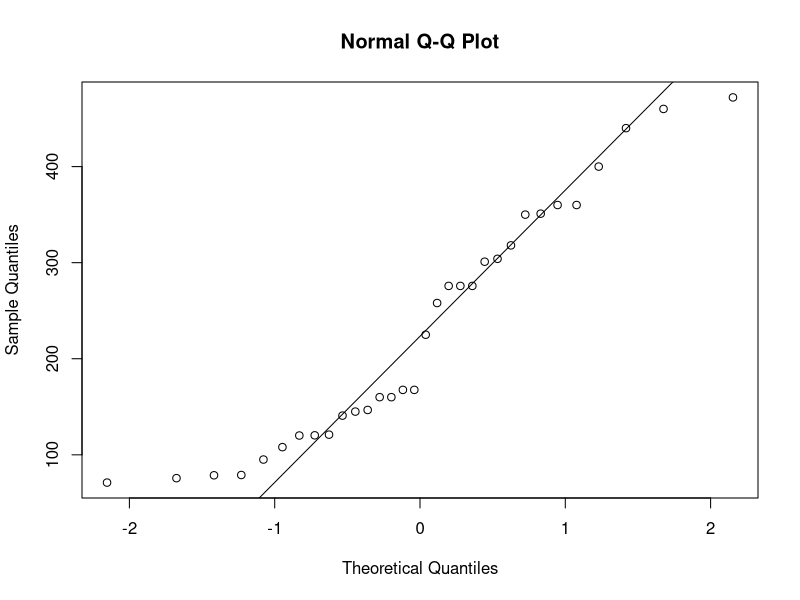
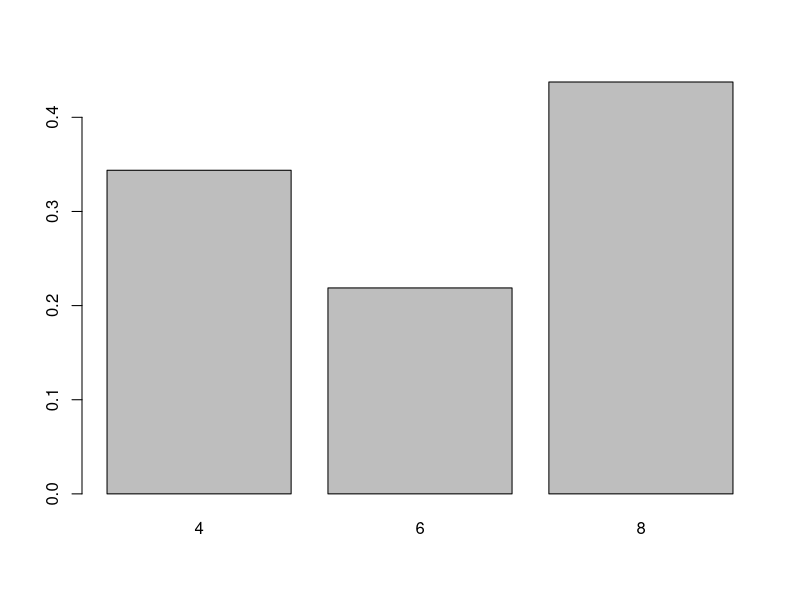
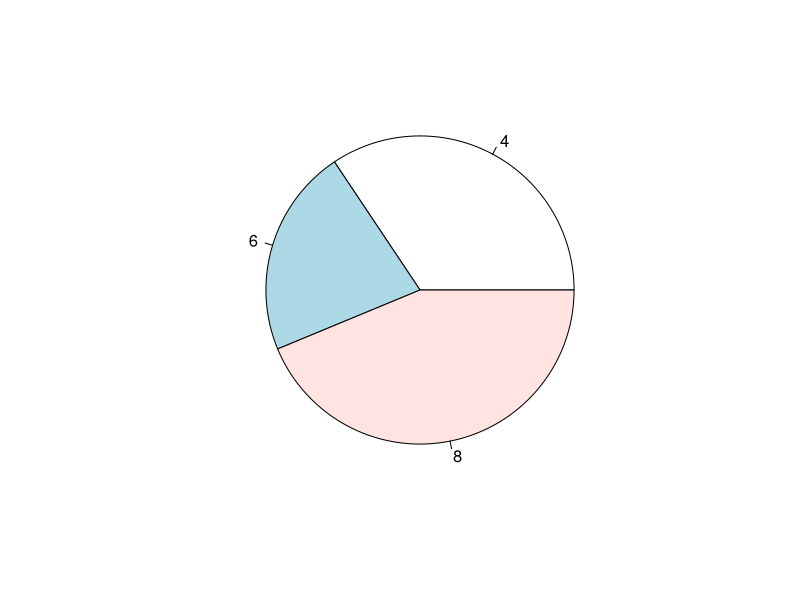
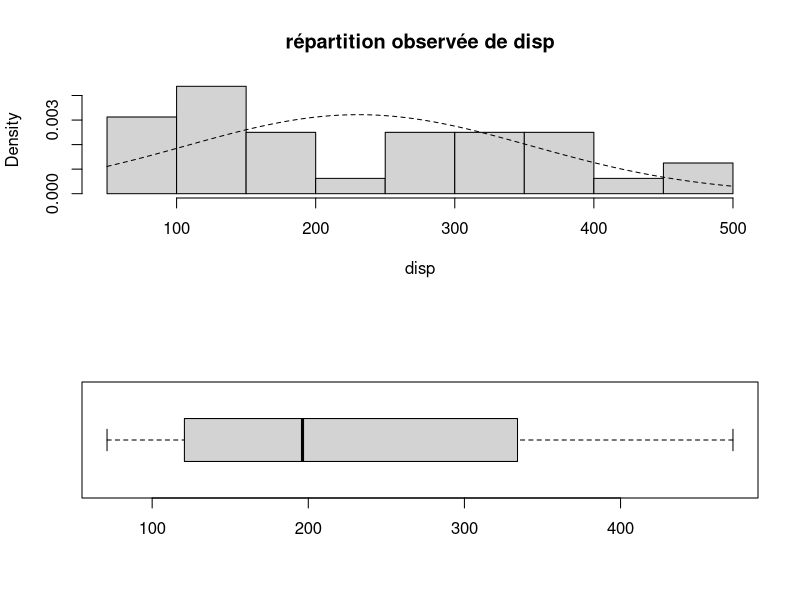

R code for these plots, in order:
## ---- chunk 1
knitr::opts_chunk$set(echo = TRUE)

## ---- chunk 2
y<-mtcars$disp #echantillon de disp taille nY=32
x<-mtcars$cyl  #echantillon de disp taille nX=32
mean(y); var(y)*31/32; var(y)
quantile(y); sd(y)
## ---- chunk 3
qqnorm(y); qqline(y)
## ---- chunk 4
mean(y);var(y)
t.test(y) #pour le niveau asympt 95%
t.test(y,conf.level=0.8) #pour le niveau asympt 80%

## ---- chunk 5
barplot(table(x)/32)
pie(table(x))
## ---- chunk 6
par(mfrow=c(2,1)) #part en2 lignes et une colonne
hist(y,prob=T,main="répartition observée de disp",xlab="disp")
curve(dnorm(x,mean(y),sd(y)),add=TRUE,lty=2)
boxplot(y,horizontal=TRUE)

## ---- chunk 7
Tcalc<-31*var(y)/15000; pval=min(2*pchisq(Tcalc,31),2*(1-pchisq(Tcalc,31)))
## ---- chunk 8
tcalc<-sqrt(32)*(mean(y)-280)/sd(y); pval=2*pt(tcalc,31)
